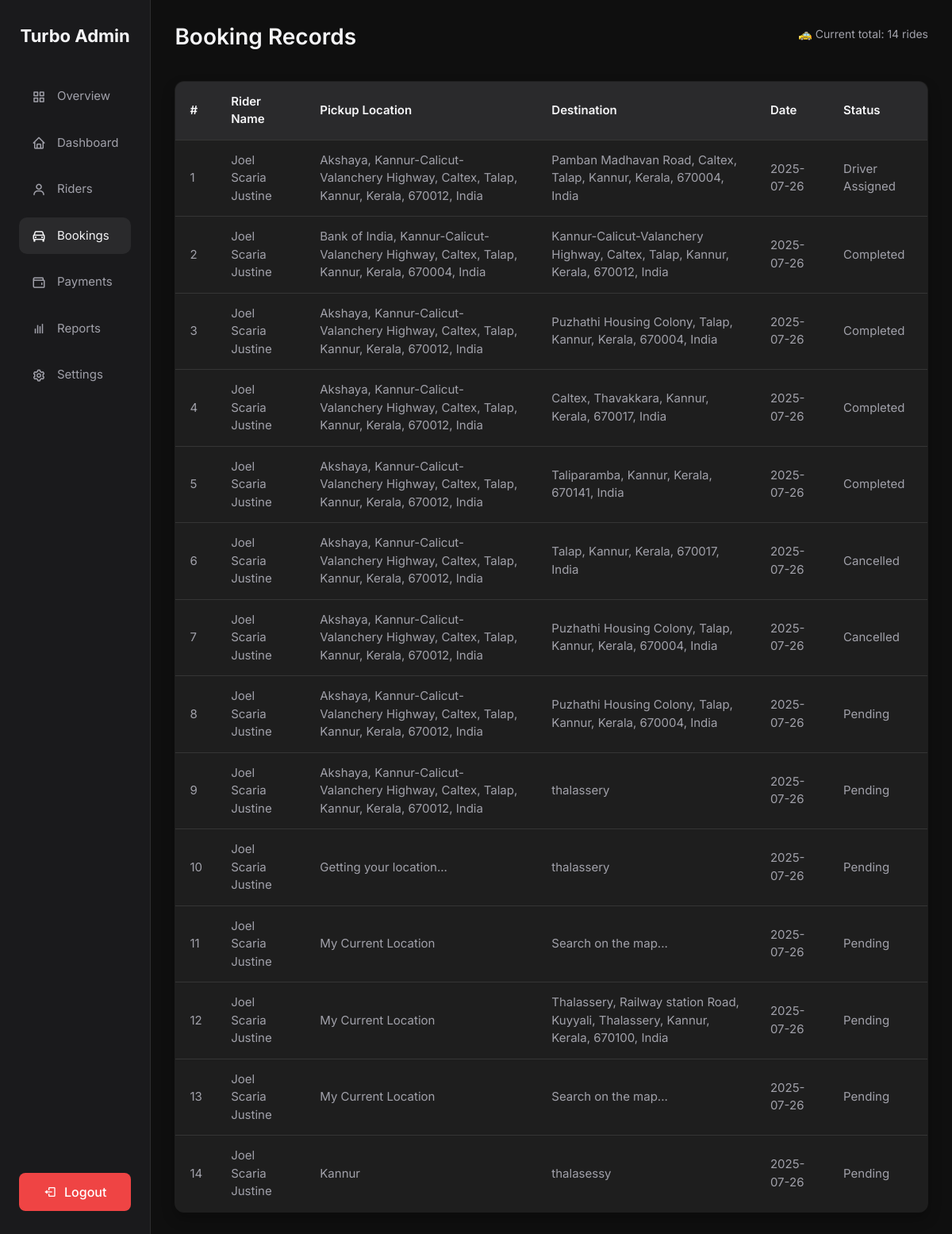
Page /adminpages/booking/ (signed in) on the earlier database version.
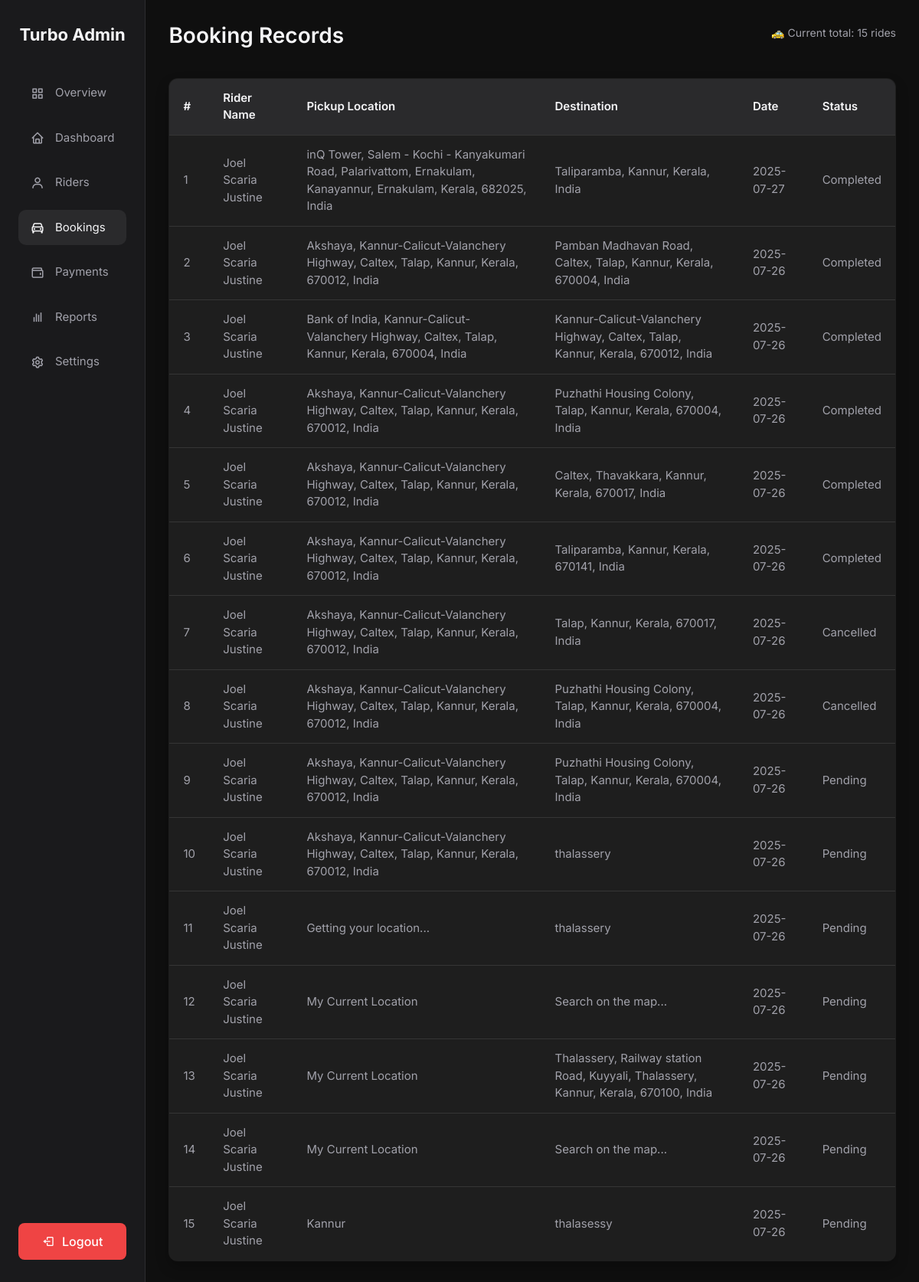
Same page on the later database version.
### riderpages/models.py (models this page shows, shortened)
class Ride(models.Model):
    user = models.ForeignKey(
        settings.AUTH_USER_MODEL,
        on_delete=models.CASCADE,
        related_name='rides_as_rider'
    )
    pickup_location = models.CharField(max_length=255)
    drop_location = models.CharField(max_length=255)
    pickup_lat = models.DecimalField(max_digits=9, decimal_places=6, null=True, blank=True)
    pickup_lng = models.DecimalField(max_digits=9, decimal_places=6, null=True, blank=True)
    drop_lat = models.DecimalField(max_digits=9, decimal_places=6, null=True, blank=True)
    drop_lng = models.DecimalField(max_digits=9, decimal_places=6, null=True, blank=True)
    car_type = models.CharField(max_length=10, choices=CAR_CHOICES)
    distance = models.DecimalField(max_digits=10, decimal_places=2, null=True, blank=True)
    fare = models.DecimalField(max_digits=10, decimal_places=2, null=True, blank=True)
    transaction_id = models.CharField(max_length=100, null=True, blank=True)
    driver = models.ForeignKey(
        'driverpages.DriverProfile',
        on_delete=models.SET_NULL,
        related_name='rides_as_driver',
        null=True,
        blank=True
    )
    payment_method = models.CharField(
        max_length=20,
        choices=PAYMENT_METHOD_CHOICES,
        null=True,
        blank=True
    )
    payment_status = models.CharField(max_length=10, choices=PAYMENT_STATUS_CHOICES, default='UNPAID', db_index=True)
    paid_at = models.DateTimeField(null=True, blank=True)
    status = models.CharField(max_length=20, choices=STATUS_CHOICES, default='PENDING', db_index=True)
    otp_verified = models.BooleanField(default=False)
    accepted_at = models.DateTimeField(null=True, blank=True)
    arrived_at = models.DateTimeField(null=True, blank=True)
    started_at = models.DateTimeField(null=True, blank=True)
    completed_at = models.DateTimeField(null=True, blank=True)
    created_at = models.DateTimeField(auto_now_add=True, db_index=True)
    updated_at = models.DateTimeField(auto_now=True)
    class Meta:
        ordering = ['-created_at']
        indexes = [models.Index(fields=['driver', 'status']), models.Index(fields=['user', 'status'])]

### account/models.py (models this page shows, shortened)
class CustomUser(AbstractUser):
    ROLE_CHOICES = [
        ('driver', 'Driver'),
        ('rider', 'Rider'),
        ('admin', 'Admin'),
    ]
    full_name = models.CharField(max_length=100)
    email = models.EmailField(unique=True)
    role = models.CharField(max_length=10, choices=ROLE_CHOICES)
    phone = models.CharField(max_length=10, default="9999999999")
    email_verified = models.BooleanField(default=False)
    google_sub = models.CharField(max_length=255, unique=True, null=True, blank=True)
    USERNAME_FIELD = 'email'
    REQUIRED_FIELDS = ['username', 'full_name', 'role']

### adminpages/views.py (the view)
# urls.py: path('booking/', views.booking, name='booking'),
@admin_required
def booking(request):
    rides = list(Ride.objects.select_related('user').order_by('-created_at'))
    return render(request, 'adminpages/booking.html', {'rides': rides, 'ride_count': len(rides)})

### turbo/context_processors.py (called while the page is built)
def google_signin(request):
    return {
        'GOOGLE_CLIENT_ID': getattr(settings, 'GOOGLE_OAUTH_CLIENT_ID', ''),
        'GOOGLE_SITE_VERIFICATION': getattr(settings, 'GOOGLE_SITE_VERIFICATION', ''),
    }

### templates/adminpages/booking.html
{% extends 'adminpages/base.html' %}
{% block content %}
  <div class="main">
    <div class="header">
      <h1>Booking Records</h1>
      <p>🚕 Current total: {{ ride_count }} rides</p>
    </div>
    <table>
      <thead>
        <tr>
          <th>#</th>
          <th>Rider Name</th>
          <th>Pickup Location</th>
          <th>Destination</th>
          <th>Date</th>
          <th>Status</th>
        </tr>
      </thead>
      <tbody>
        {% for ride in rides %}
        <tr>
          <td>{{ forloop.counter }}</td>
          <td>{{ ride.user.full_name }}</td>         <td>{{ ride.pickup_location }}</td>      <td>{{ ride.drop_location }}</td>        <td>{{ ride.created_at|date:"Y-m-d" }}</td> <td class="status-{{ ride.status|lower }}">{{ ride.get_status_display }}</td>
        </tr>
        {% empty %}
        <tr>
          <td colspan="6" style="text-align: center;">No ride records found.</td>
        </tr>
        {% endfor %}
      </tbody>
    </table>
  </div>
{% endblock %}

Differences in the rows shown:
added Ride: user.full_name "Joel Scaria Justine", pickup_location "inQ Tower, Salem - Kochi - Kanyakumari Road, Palarivattom, Ernakulam, Kanayannur, Ernakulam, Kerala, 682025, India", drop_location "Taliparamba, Kannur, Kerala, India", created_at "2025-07-27", status "Completed"
changed Ride "Pamban Madhavan Road, Caltex, Talap, Kannur, Kerala, 670004, India": status "Driver Assigned" → "Completed"
Other differences:
{{ ride_count }}: "14" → "15"
